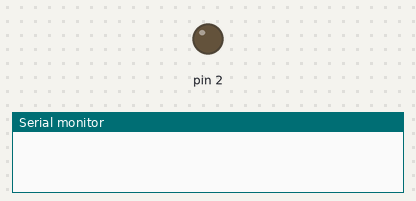
Bench run of a sketch on a simulated Arduino Uno, built with avr-gcc and run on an emulated ATmega328P. On the bench: output pins drawn as LEDs (lit = HIGH), the last lines printed to the serial monitor.

Above: at 2.5 s.
At 6.0 s:
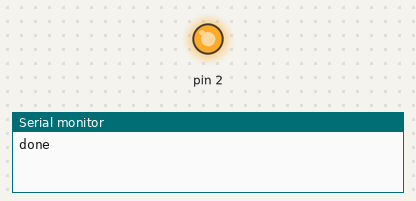
Timing chart, 0 to 9.1 s (numbered marks = the images above):
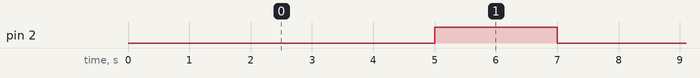

Measured:
- by itself, pin 2: alternates HIGH for 2.0 s and LOW for 5.0 s

The sketch:

lab3_audio.ino
```cpp
void setup() {
  // put your setup code here, to run once:
  pinMode(2, OUTPUT);
  Serial.begin(9600);
  digitalWrite(2,LOW);
}

void loop() {
  // put your main code here, to run repeatedly:
  delay(5000);
  Serial.println("done");
  digitalWrite(2, HIGH);
  delay(2000);
  digitalWrite(2, LOW);
  Serial.println("done signal off");
}
```
